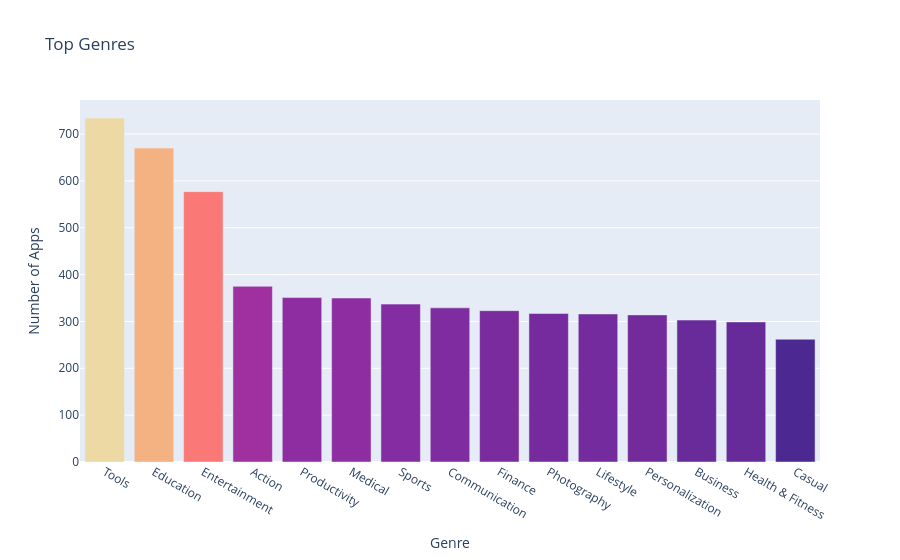

Write notebook code for a chart like this one.
### Code cell
bar = px.bar(x = num_genres.index[:15], # index = category name
             y = num_genres.values[:15], # count
             title='Top Genres',
             hover_name=num_genres.index[:15],
             color=num_genres.values[:15],
             color_continuous_scale='Agsunset')
 
bar.update_layout(xaxis_title='Genre',
yaxis_title='Number of Apps',
coloraxis_showscale=False)
 
bar.show()

### Figure 1 — Plotly figure (JSON) as saved in the notebook; plotly's stock layout.template omitted (floating-point values rounded to 4 significant figures)
{"data": [{"hovertemplate": "<b>%{hovertext}</b><br><br>x=%{x}<br>y=%{y}<br>color=%{marker.color}<extra></extra>", "hovertext": ["Tools", "Education", "Entertainment", "Action", "Productivity", "Medical", "Sports", "Communication", "Finance", "Photography", "Lifestyle", "Personalization", "Business", "Health & Fitness", "Casual"], "legendgroup": "", "marker": {"color": [734, 670, 577, 375, 351, 350, 337, 329, 323, 317, 316, 314, 303, 299, 262], "coloraxis": "coloraxis", "pattern": {"shape": ""}}, "name": "", "orientation": "v", "showlegend": false, "textposition": "auto", "type": "bar", "x": ["Tools", "Education", "Entertainment", "Action", "Productivity", "Medical", "Sports", "Communication", "Finance", "Photography", "Lifestyle", "Personalization", "Business", "Health & Fitness", "Casual"], "xaxis": "x", "y": [734, 670, 577, 375, 351, 350, 337, 329, 323, 317, 316, 314, 303, 299, 262], "yaxis": "y"}], "layout": {"barmode": "relative", "coloraxis": {"colorbar": {"title": {"text": "color"}}, "colorscale": [[0, "rgb(75, 41, 145)"], [0.1667, "rgb(135, 44, 162)"], [0.3333, "rgb(192, 54, 157)"], [0.5, "rgb(234, 79, 136)"], [0.6667, "rgb(250, 120, 118)"], [0.8333, "rgb(246, 169, 122)"], [1, "rgb(237, 217, 163)"]], "showscale": false}, "legend": {"tracegroupgap": 0}, "title": {"text": "Top Genres"}, "xaxis": {"anchor": "y", "domain": [0, 1], "title": {"text": "Genre"}}, "yaxis": {"anchor": "x", "domain": [0, 1], "title": {"text": "Number of Apps"}}}}
